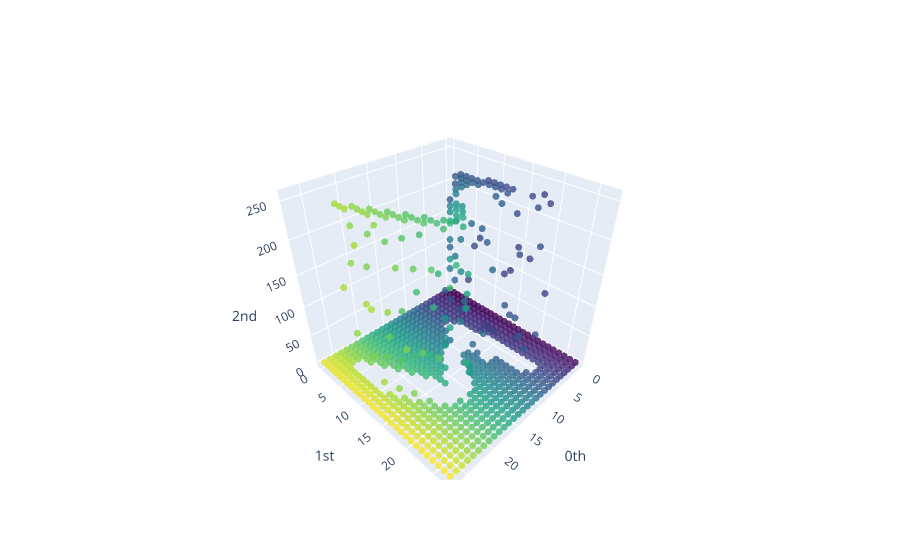

Notebook code for this chart:
### Code cell
import gtda.plotting

gtda.plotting.plot_point_cloud(point_cloud)

### Figure 1 — Plotly figure (JSON) as saved in the notebook; plotly's stock layout.template omitted (floating-point values rounded to 4 significant figures; data arrays with more than 128 entries replaced by an {"elided": "..."} marker saying what was removed)
{"data": [{"marker": {"color": {"elided": "784 int values"}, "colorscale": [[0, "#440154"], [0.1111, "#482878"], [0.2222, "#3e4989"], [0.3333, "#31688e"], [0.4444, "#26828e"], [0.5556, "#1f9e89"], [0.6667, "#35b779"], [0.7778, "#6ece58"], [0.8889, "#b5de2b"], [1, "#fde725"]], "opacity": 0.8, "size": 4}, "mode": "markers", "type": "scatter3d", "x": {"elided": "784 int values"}, "y": {"elided": "784 int values"}, "z": {"elided": "784 int values"}}], "layout": {"scene": {"xaxis": {"exponentformat": "e", "showexponent": "all", "title": {"text": "0th"}, "type": "linear"}, "yaxis": {"exponentformat": "e", "showexponent": "all", "title": {"text": "1st"}, "type": "linear"}, "zaxis": {"exponentformat": "e", "showexponent": "all", "title": {"text": "2nd"}, "type": "linear"}}}}
